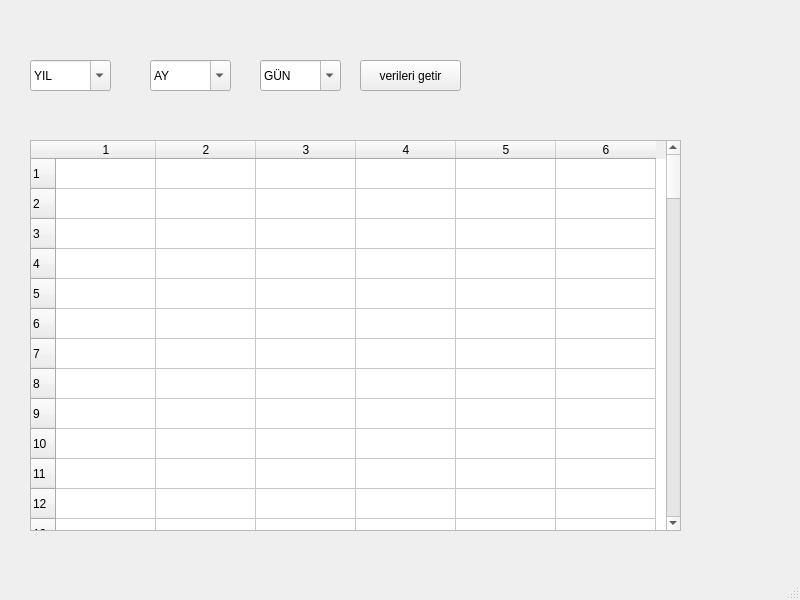
<?xml version="1.0" encoding="UTF-8"?>
<ui version="4.0">
 <class>MainWindow</class>
 <widget class="QMainWindow" name="MainWindow">
  <property name="geometry">
   <rect>
    <x>0</x>
    <y>0</y>
    <width>800</width>
    <height>600</height>
   </rect>
  </property>
  <property name="windowTitle">
   <string>MainWindow</string>
  </property>
  <widget class="QWidget" name="centralwidget">
   <widget class="QPushButton" name="pushButton">
    <property name="geometry">
     <rect>
      <x>360</x>
      <y>60</y>
      <width>101</width>
      <height>31</height>
     </rect>
    </property>
    <property name="text">
     <string>verileri getir</string>
    </property>
   </widget>
   <widget class="QComboBox" name="comboBox">
    <property name="geometry">
     <rect>
      <x>30</x>
      <y>60</y>
      <width>81</width>
      <height>31</height>
     </rect>
    </property>
    <property name="editable">
     <bool>true</bool>
    </property>
    <property name="currentText">
     <string>YIL</string>
    </property>
   </widget>
   <widget class="QComboBox" name="comboBox_2">
    <property name="geometry">
     <rect>
      <x>150</x>
      <y>60</y>
      <width>81</width>
      <height>31</height>
     </rect>
    </property>
    <property name="editable">
     <bool>true</bool>
    </property>
    <property name="currentText">
     <string>AY</string>
    </property>
   </widget>
   <widget class="QTableWidget" name="tableWidget">
    <property name="geometry">
     <rect>
      <x>30</x>
      <y>140</y>
      <width>651</width>
      <height>391</height>
     </rect>
    </property>
    <property name="rowCount">
     <number>100</number>
    </property>
    <property name="columnCount">
     <number>6</number>
    </property>
    <row/>
    <row/>
    <row/>
    <row/>
    <row/>
    <row/>
    <row/>
    <row/>
    <row/>
    <row/>
    <row/>
    <row/>
    <row/>
    <row/>
    <row/>
    <row/>
    <row/>
    <row/>
    <row/>
    <row/>
    <row/>
    <row/>
    <row/>
    <row/>
    <row/>
    <row/>
    <row/>
    <row/>
    <row/>
    <row/>
    <row/>
    <row/>
    <row/>
    <row/>
    <row/>
    <row/>
    <row/>
    <row/>
    <row/>
    <row/>
    <row/>
    <row/>
    <row/>
    <row/>
    <row/>
    <row/>
    <row/>
    <row/>
    <row/>
    <row/>
    <row/>
    <row/>
    <row/>
    <row/>
    <row/>
    <row/>
    <row/>
    <row/>
    <row/>
    <row/>
    <row/>
    <row/>
    <row/>
    <row/>
    <row/>
    <row/>
    <row/>
    <row/>
    <row/>
    <row/>
    <row/>
    <row/>
    <row/>
    <row/>
    <row/>
    <row/>
    <row/>
    <row/>
    <row/>
    <row/>
    <row/>
    <row/>
    <row/>
    <row/>
    <row/>
    <row/>
    <row/>
    <row/>
    <row/>
    <row/>
    <row/>
    <row/>
    <row/>
    <row/>
    <row/>
    <row/>
    <row/>
    <row/>
    <row/>
    <row/>
    <column/>
    <column/>
    <column/>
    <column/>
    <column/>
    <column/>
   </widget>
   <widget class="QComboBox" name="comboBox_3">
    <property name="geometry">
     <rect>
      <x>260</x>
      <y>60</y>
      <width>81</width>
      <height>31</height>
     </rect>
    </property>
    <property name="editable">
     <bool>true</bool>
    </property>
    <property name="currentText">
     <string>GÜN</string>
    </property>
   </widget>
  </widget>
  <widget class="QMenuBar" name="menubar">
   <property name="geometry">
    <rect>
     <x>0</x>
     <y>0</y>
     <width>800</width>
     <height>21</height>
    </rect>
   </property>
  </widget>
  <widget class="QStatusBar" name="statusbar"/>
 </widget>
 <resources/>
 <connections/>
</ui>
